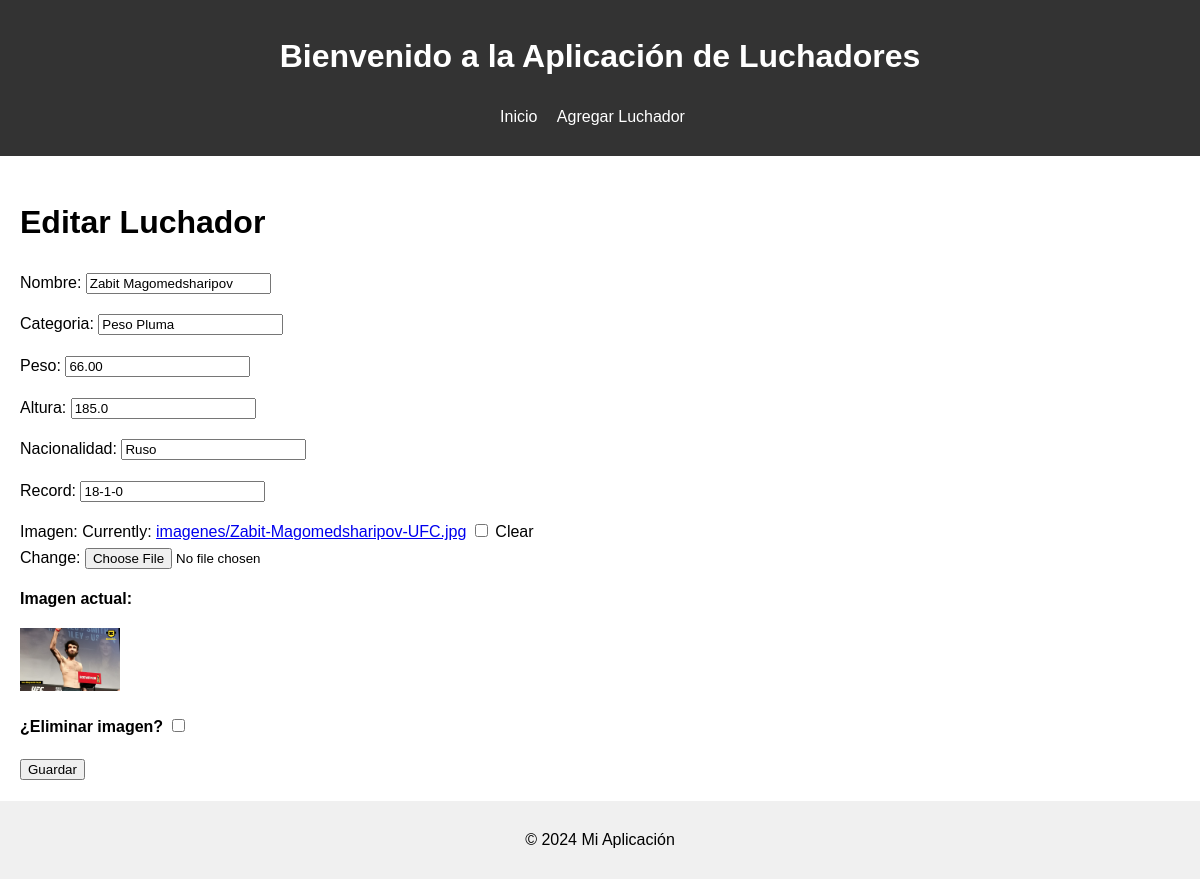
Screenshot of /editar/1/ with the database file from the repository.
### Eva_2/models.py (models this page shows, shortened)
class Luchador(models.Model):
    nombre = models.CharField(max_length=100)
    categoria = models.CharField(max_length=100)  # Cambia a minúsculas
    peso = models.DecimalField(max_digits=5, decimal_places=2)
    altura = models.FloatField()
    nacionalidad = models.CharField(max_length=50)
    record = models.CharField(max_length=10, default='0-0-0')
    imagen = models.ImageField(upload_to='imagenes/', blank=True, null=True)

### Eva_2/views.py (the view)
# urls.py: path('editar/<int:luchador_id>/', editar_luchador, name='editar_luchador'),
def editar_luchador(request, luchador_id):
    luchador = get_object_or_404(Luchador, id=luchador_id)
    if request.method == 'POST':
        form = LuchadorForm(request.POST, request.FILES, instance=luchador)
        if form.is_valid():
            if 'eliminar_imagen' in request.POST:
                luchador.imagen.delete(False)  # Borra la imagen en la base de datos, pero no en el sistema de archivos
            form.save()  # Guarda los cambios del luchador
            return redirect('listar_luchadores')
    else:
        form = LuchadorForm(instance=luchador)
    return render(request, 'luchadores/form.html', {'form': form})

### Eva_2/forms.py (shortened to what this page needs)
class LuchadorForm(forms.ModelForm):
    class Meta:
        model = Luchador
        fields = ['nombre', 'categoria', 'peso', 'altura', 'nacionalidad', 'record', 'imagen']

### Eva_2/templates/Luchadores/form.html (shortened to what this page needs)
{% extends "luchadores/base.html" %}
{% block content %}
<h1>{% if form.instance.id %}Editar Luchador{% else %}Crear Luchador{% endif %}</h1>
<form method="post" enctype="multipart/form-data">
    {{ form.as_p }}
    {% if form.instance.imagen %}
        <p><strong>Imagen actual:</strong></p>
        <img src="{{ form.instance.imagen.url }}" alt="Imagen actual" width="100">
        <p><strong>¿Eliminar imagen?</strong> <input type="checkbox" name="eliminar_imagen"></p>
    {% endif %}
    <button type="submit">Guardar</button>
</form>
{% endblock %}

### Eva_2/static/css/styles.css (style rules this page uses)
body { font-family: Arial, sans-serif; line-height: 1.6; margin: 0; padding: 0; }

### rows the page displays
Luchador: nombre "Zabit Magomedsharipov", categoria "Peso Pluma", peso "66.00", altura "185.0", nacionalidad "Ruso", record "18-1-0", instance.imagen (picture)
